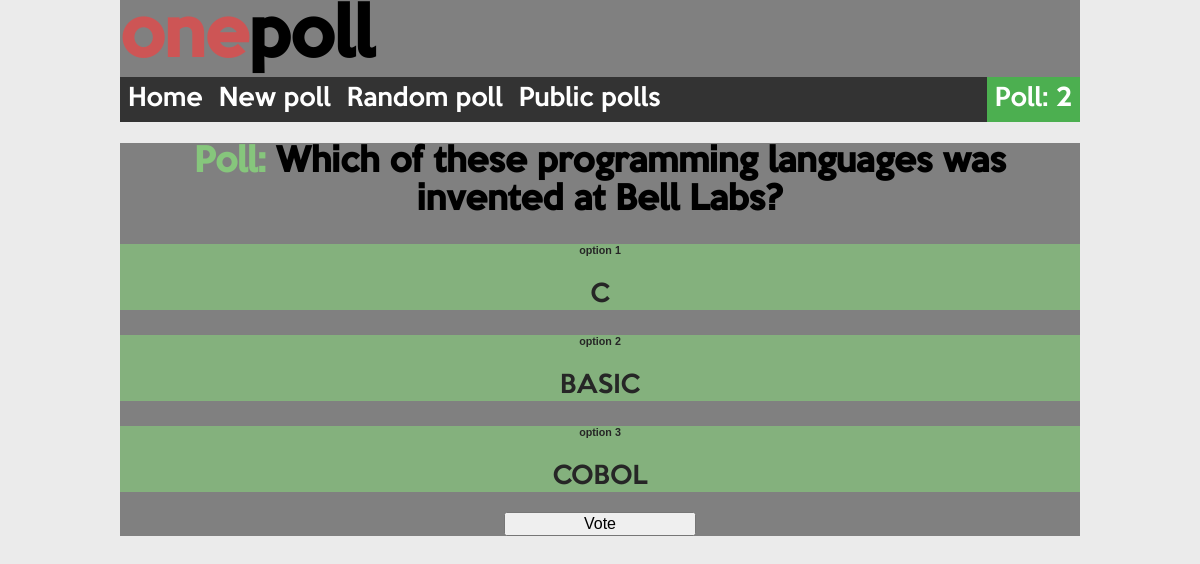
Page /2/ on the committed database.
### polls/models.py (models this page shows, shortened)
class Question(models.Model):
    question_text = models.CharField(max_length=200)
    pub_date = models.DateTimeField('date published')
    public_poll = models.IntegerField(default=1)
    views = models.IntegerField(default=0)

class Choice(models.Model):
    question = models.ForeignKey(Question, on_delete=models.CASCADE)
    choice_text = models.CharField(max_length=200)
    votes = models.IntegerField(default=0)

### polls/views.py (the view)
# urls.py: url(r'^(?P<question_id>[0-9]+)/$', views.detail, name='detail'),
def detail(request, question_id):
    question = get_object_or_404(Question, id=question_id)
    template_name = 'polls/detail.html'
    question.views += 1
    question.save()
    if question.public_poll == 1:
        return render(request, template_name, {'question': question})
    else:
        return render(request, template_name, {
            'question': question,
            'private': True
        })

### polls/templates/polls/detail.html (shortened to what this page needs)
{% load staticfiles %}
<head>
    <link rel="stylesheet" type="text/css" href="{% static 'polls/css/detail.css' %}" />
    <link rel="stylesheet" type="text/css" href="{% static 'polls/css/navigation.css' %}" />
</head>
<body>
    <div id="navigation">
        <h1><span style='color: #CD5555'>one</span>poll</h1>
        <ul>
            <li><a href="{% url 'index' %}">Home</a></li>
            <li><a href="{% url 'new' %}">New poll</a></li>
            <li><a href="{% url 'random' %}">Random poll</a></li>
            <li><a href="{% url 'public' %}">Public polls</a></li>
            <li style="float: right" ><a href="{% url 'detail' question.id %}" class="active">Poll: {{ question.id }}</a></li>
        </ul>
    </div>
    <div id='voting-template'>
        <h1>{{ question.question_text }}</h1>
        <form action="{% url 'vote' question.id %}" method="post">
            {% for choice in question.choice_set.all %}
            <div id='option-{{forloop.counter}}' class='choice-rectangle'>
                <h6>option {{ forloop.counter }}</h6>
                <label for="choice{{ forloop.counter }}">{{ choice.choice_text }}</label><br />
            </div>
            {% endfor %}
            <input type="submit" value="Vote"/>
        </form>
    </div>
</body>

### polls/static/polls/css/detail.css (style rules this page uses)
a { font-size: 1.5em; text-decoration: none; color: blue; }
#voting-template { background-color: gray; width: 100%; text-align: center; }
#voting-template h1:before { content: 'Poll: '; color: #86C67C; }
#voting-template h6 { font-family: sans-serif; }
.choice-rectangle { background-color: #86C67C; opacity: 0.7; }
.choice-rectangle label { font-size: 1.5em; }
#voting-template input[type='submit'] { width: 20%; font-size: 1em; margin-top: 20px; }

### polls/static/polls/css/navigation.css (style rules this page uses)
body { background-color: #EBEBEB; font-family: keepcalm; margin: 0 auto; max-width: 80%; }
#navigation { top: 0%; left: 0%; width: 100%; background-color: gray; }
#navigation h1 { text-align: left; color: black; font-weight: bold; font-size: 4em; display: inline; padding: 0px; }
#navigation li { float: left; }
#navigation li a { display: block; color: white; font-size: 1.5em; text-decoration: none; padding: 8px 8px; }
#navigation li a.active { background-color: #4CAF50; }
#navigation ul { list-style-type: none; margin: 0 auto; padding: 0; overflow: hidden; background-color: #333; }

### rows in the picture
Question: id "2", question_text "Which of these programming languages was invented at Bell Labs?"
Choice: choice_text "C"
Choice: choice_text "BASIC"
Choice: choice_text "COBOL"
